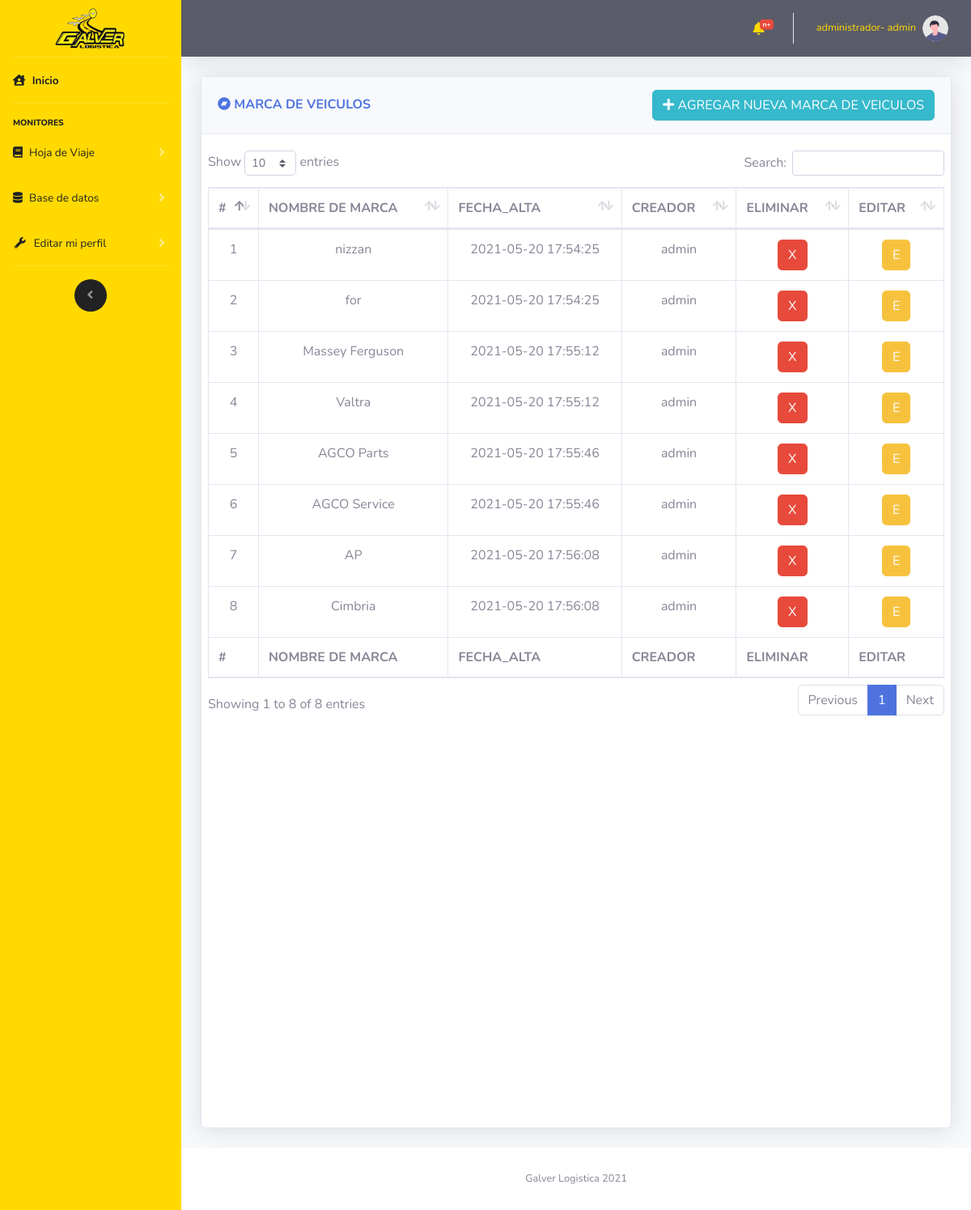
Page /vistas/CRUD_Tractores_marca.php (signed in) on the committed database.
### tables this page shows
CREATE TABLE `tractor_marca` (
  `tractorMarcaId` int(11) NOT NULL,
  `tractorMarcaNombre` varchar(200) NOT NULL,
  `tractorMarcaCreacion` datetime NOT NULL,
  `usuarioId` int(11) NOT NULL,
  `estadoRegistro` int(11) NOT NULL
);

CREATE TABLE `usuario` (
  `usuarioId` int(11) NOT NULL,
  `usuarioNombre` varchar(30) NOT NULL,
  `usuarioPassword` varchar(20) NOT NULL,
  `usuarioTipoId` int(11) NOT NULL,
  `usuarioCreacion` datetime NOT NULL,
  `estadoRegistro` int(11) NOT NULL
);

### controlador/modulos/selects.php (called while the page is built, shortened)
<?php
    function muestraTractoresMarca($mysqli)
    {
        $result = $mysqli->query(
        "SELECT * FROM `tractor_marca`
        INNER JOIN usuario ON usuario.usuarioId= tractor_marca.usuarioId");
        return $result;
    }
?>

### vistas/CRUD_Tractores_marca.php (the view, shortened to what this page needs)
<?php
    include "../import/componentes/head.php";
    include "../import/componentes/navbarLateral.php";
    include "../import/componentes/navbarHorizontal.php";
    include "../controlador/coneccion/config.php";
    include "../controlador/modulos/selects.php";
?>
<div class="container-fluid">
    <div class="row">
            <div class="col-12">
                <div class="card shadow mb-4 card_hdv">
                    <div class="card-header py-3 d-flex flex-row align-items-center justify-content-between">
                        <h6 class="m-0 font-weight-bold text-primary"><i class="fab fa-bandcamp"></i> MARCA DE VEICULOS</h6>
                        <button type="button" class="btn btn-info  d-none d-md-block" data-toggle="modal"
                            data-target="#INSERT"><i class="fas fa-plus"></i>  AGREGAR NUEVA MARCA DE VEICULOS</button>
                    </div>
                    <div class="card-body">
                        <div class="chart-area ">
                            <div class="row">
                                <div class="cardScroll table-responsive">
                                    <table class="table table-bordered" id="dataTable" width="100%" cellspacing="0">
                                        <thead>
                                            <tr>
                                                <th scope="col">#</th>
                                                <th scope="col">NOMBRE DE MARCA</th>
                                                <th scope="col">FECHA_ALTA</th>
                                                <th scope="col">CREADOR</th>
                                                <th scope="col">ELIMINAR</th>
                                                <th scope="col">EDITAR</th>
                                            </tr>
                                        </thead>
                                        <tfoot>
                                            <tr>
                                                <th scope="col">#</th>
                                                <th scope="col">NOMBRE DE MARCA</th>
                                                <th scope="col">FECHA_ALTA</th>
                                                <th scope="col">CREADOR</th>
                                                <th scope="col">ELIMINAR</th>
                                                <th scope="col">EDITAR</th>
                                            </tr>
                                        </tfoot>
                                        <tbody class=" text-center">
                                            <?php
                                        $datos=muestraTractoresMarca($mysqli);
                                        while ($filas =$datos->fetch_assoc())
                                        {
                                            echo
                                            "<tr>".
                                            "<td>".$filas["tractorMarcaId"]."</td>".
                                            "<td>".$filas["tractorMarcaNombre"]."</td>".
                                            "<td>".$filas["tractorMarcaCreacion"]."</td>".
                                            "<td>".$filas["usuarioNombre"]."</td>".
                                            "<td><button type='button' class='btn btn-danger' onclick='eliminarMrca(".$filas["tractorMarcaId"].")')>X</button></td>".
                                            "<td><button type='button' class='btn btn-warning' data-toggle='modal'
                                            data-target='#UPDATE' onclick='editarPaso1Id(".$filas["tractorMarcaId"].")'>E</button></td>".
                                            "</tr>";
                                        }
                                        ?>
                                        </tbody>
                                    </table>
                                </div>
                            </div>
                        </div>
                    </div>
                </div>
            </div>
    </div>
    <?php
        include "../import/componentes/footer.php";
        include "../import/componentes/js/main.php";
    ?>

### vistas/CRUD_Tractores_marca.php (style rules this page uses)
.card_hdv { height: 1300px !important; }
div.cardScroll { width: 1200px; height: 1200px; overflow: auto; }

### rows in the picture
tractor_marca: tractorMarcaId "1", tractorMarcaNombre "nizzan", tractorMarcaCreacion "2021-05-20 17:54:25", usuarioId.usuarioNombre "admin"
tractor_marca: tractorMarcaId "2", tractorMarcaNombre "for", tractorMarcaCreacion "2021-05-20 17:54:25", usuarioId.usuarioNombre "admin"
tractor_marca: tractorMarcaId "3", tractorMarcaNombre "Massey Ferguson", tractorMarcaCreacion "2021-05-20 17:55:12", usuarioId.usuarioNombre "admin"
tractor_marca: tractorMarcaId "4", tractorMarcaNombre "Valtra", tractorMarcaCreacion "2021-05-20 17:55:12", usuarioId.usuarioNombre "admin"
tractor_marca: tractorMarcaId "5", tractorMarcaNombre "AGCO Parts", tractorMarcaCreacion "2021-05-20 17:55:46", usuarioId.usuarioNombre "admin"
tractor_marca: tractorMarcaId "6", tractorMarcaNombre "AGCO Service", tractorMarcaCreacion "2021-05-20 17:55:46", usuarioId.usuarioNombre "admin"
tractor_marca: tractorMarcaId "7", tractorMarcaNombre "AP", tractorMarcaCreacion "2021-05-20 17:56:08", usuarioId.usuarioNombre "admin"
tractor_marca: tractorMarcaId "8", tractorMarcaNombre "Cimbria", tractorMarcaCreacion "2021-05-20 17:56:08", usuarioId.usuarioNombre "admin"

### other values in the picture
$_SESSION["usuarioTipoCargo"] "administrador"
$_SESSION["usuarioNombre"] "admin"
